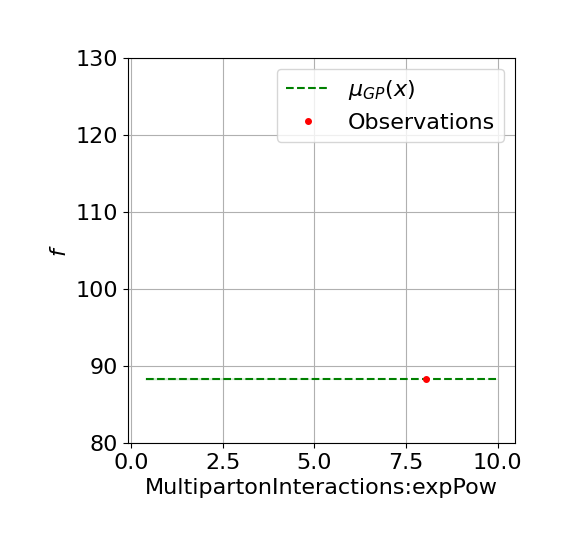
#> input picture 5_one_param_optim/opt_res/MultipartonInteractions:expPow_f_00.png, 572 x 548 px; its folder holds 4 pictures in this run
$ jupyter execute --allow-errors test4.ipynb
#> lines starting #> are read from the running program, lines starting #| are printed output that depends on the picture
### 5_one_param_optim/generator.py
import sys
sys.path.insert(0, '/opt/homebrew/Cellar/pythia/8.309/lib')
import pythia8


from tqdm import tqdm
import pandas as pd
import numpy as np


mp = 0.93827                                                           #proton mass
pz = 158.0                                                             #beam momentum
root_s = (2 * mp * (mp + (mp ** 2 + pz ** 2) ** 0.5)) ** 0.5           #sqrt(s)
norm = 3.141593 * root_s / 2                                           #normalization in new coordinats
sig_trig = 28.23                                                       #trigger cross section


# [15 lines left out: function xsect_calc, not called in this run]


def chi_square(y_hat, y, y_hat_err, y_err):

    return (y_hat - y) ** 2 / (y_hat_err ** 2 + y_err ** 2)

# [60 lines left out: functions chi_square_fair, calc_metric, get_score, check_bin, not called in this run]


def generate(n_events: int, instructions: dict, bins: np.ndarray):

    pythia = pythia8.Pythia("", False)

    pythia.readString(f'Random:setSeed  = on')
    pythia.readString(f'Random:seed  = {np.random.randint(0, 90000000)}')

    for inst, val in instructions.items():

        pythia.readString(f'{inst} = {val}')

    pythia.init()

    Id = []
    PT = []
    XF = []
    EE = []
    BS = []

    boost = pythia8.Vec4()
    boost.pz(mp * ((1 + (pz / mp) ** 2) ** 0.5 - 1) ** 0.5)
    boost.e((boost.pz() ** 2 + mp ** 2) ** 0.5)

    for _ in tqdm(range(n_events)):

        if not pythia.next(): continue

        entries = pythia.event.size()

        for j in range(entries):

            particle = pythia.event[j]

            id = particle.id()

            if abs(int(id)) == 211 or abs(int(id)) == 321:

                P_mu = particle.p()

                P_mu.bstback(boost)

                pT = P_mu.pT()
                xF = 2 * P_mu.pz() / root_s
                E = P_mu.e()

                bin = check_bin(xF, pT, bins)

                if bin != -1:

                    Id.append(id)
                    PT.append(pT)
                    XF.append(xF)
                    EE.append(E)
                    BS.append(bin)

    data = pd.DataFrame({'id': Id, 'pT': PT, 'xF': XF, 'E': EE, 'bin': BS})
    sigma = pythia.getSigmaTotal()

    return data, sigma


# [9 lines left out: function save, not called in this run]

### 5_one_param_optim/test4.ipynb
[cell 1]
import generator

import numpy as np

import matplotlib.pyplot as plt
plt.rcParams.update({'font.size': 16})

from skopt.plots import plot_gaussian_process
from skopt import Optimizer

#> (a cell that did not finish here is left out)

[cell 3]
bins = []

#> (the rest of this cell did not finish here and is left out)

[cell 4]
import pandas as pd

ids = [211]

refs = {}

#> (the rest of this cell did not finish here and is left out)

[cell 5]
inst = {
    'Print:quiet': 'on',

    'Beams:frameType': '2',

    'Beams:idA': '2212',
    'Beams:idB': '2212',

    'Beams:eA': '158',
    'Beams:eB': '0',

    'SoftQCD:all': 'on',

    'Tune:pp': '1',

    'SigmaDiffractive:dampen': 'on',
    'SpaceShower:phiIntAsym': 'on',
    'SpaceShower:phiPolAsym': 'on',
    'SpaceShower:rapidityOrder': 'on',
    'SpaceShower:rapidityOrderMPI': 'on',
    'SpaceShower:samePTasMPI': 'off',
    'TimeShower:dampenBeamRecoil': 'on',
    'TimeShower:phiPolAsym': 'on',

    'MultipartonInteractions:ecmRef': '1800',
    }

[cell 6]
optim_param = 'StringPT:sigma'

#> (a cell that did not finish here is left out)

#> (a cell that did not finish here is left out)

[cell 9]
def objective(x, n_events, refs, agregate=None):

    new_val = x[0]

    inst[optim_param] = f'{new_val}'

    data, sigma = generator.generate(n_events, inst, bins)
    res =  generator.get_score(data, sigma, n_events, bins, refs, agregate)

    return res

[cell 10]
n_initial_points = 1

#> (the rest of this cell did not finish here and is left out)

[cell 11]
n_events = int(1e6)

itrs = 20

verbose = 1

zero = '0'

plt.figure(figsize=(5, 5))

#> (the rest of this cell did not finish here and is left out)

[cell 12]
import glob
import contextlib
from PIL import Image

def make_animation(fp_in, fp_out):

    # use exit stack to automatically close opened images
    with contextlib.ExitStack() as stack:

        # lazily load images
        imgs = (stack.enter_context(Image.open(f))
                for f in sorted(glob.glob(fp_in)))

        # extract  first image from iterator
        img = next(imgs)

        # https://pillow.readthedocs.io/en/stable/handbook/image-file-formats.html#gif
        img.save(fp=fp_out, format='GIF', append_images=imgs,
                save_all=True, duration=400, loop=0)

#> (a cell that did not finish here is left out)

[cell 14]
optim_param = 'MultipartonInteractions:expPow'

[cell 15]
n_initial_points = 1

#> (the rest of this cell did not finish here and is left out)

[cell 16]
n_events = int(1e6)

itrs = 20

verbose = 1

zero = '0'

plt.figure(figsize=(5, 5))

#> (the rest of this cell did not finish here and is left out)

[cell 17]
make_animation(f'opt_res/{optim_param}_f*.png',
               f'opt_res/{optim_param}_f.gif')
#> in make_animation, img is the input picture: PIL image 572x548 RGBA; mean R, G, B, A 248.4, 248.6, 248.4, 255
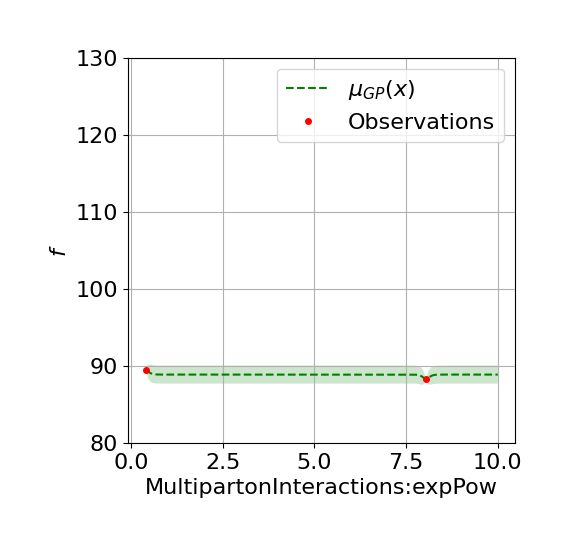
#> input picture 5_one_param_optim/opt_res/MultipartonInteractions:expPow_f_01.png, 572 x 548 px
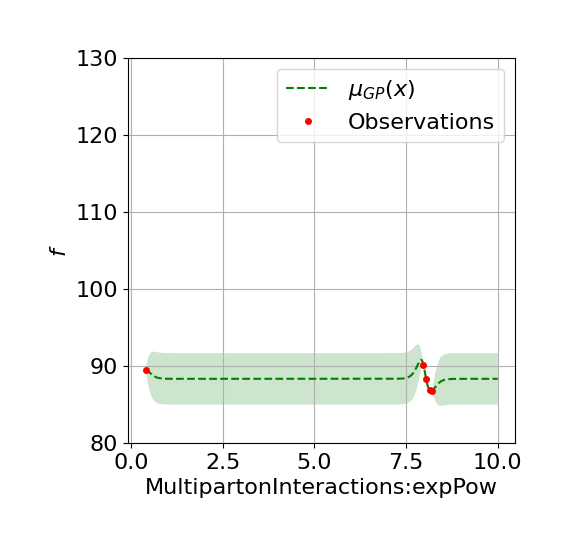
#> input picture 5_one_param_optim/opt_res/MultipartonInteractions:expPow_f_04.png, 572 x 548 px
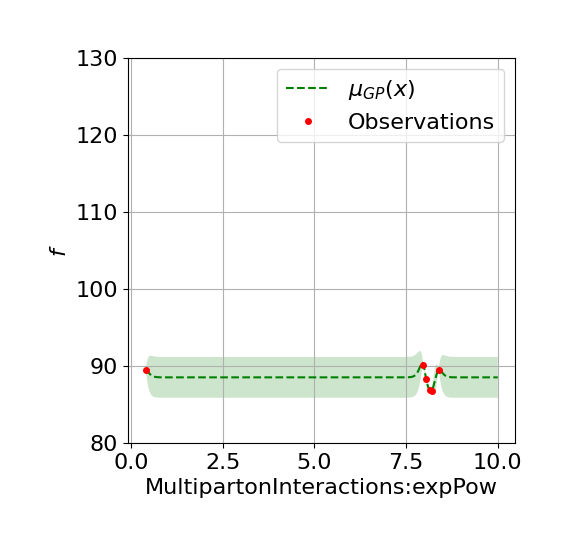
#> input picture 5_one_param_optim/opt_res/MultipartonInteractions:expPow_f_05.png, 572 x 548 px
